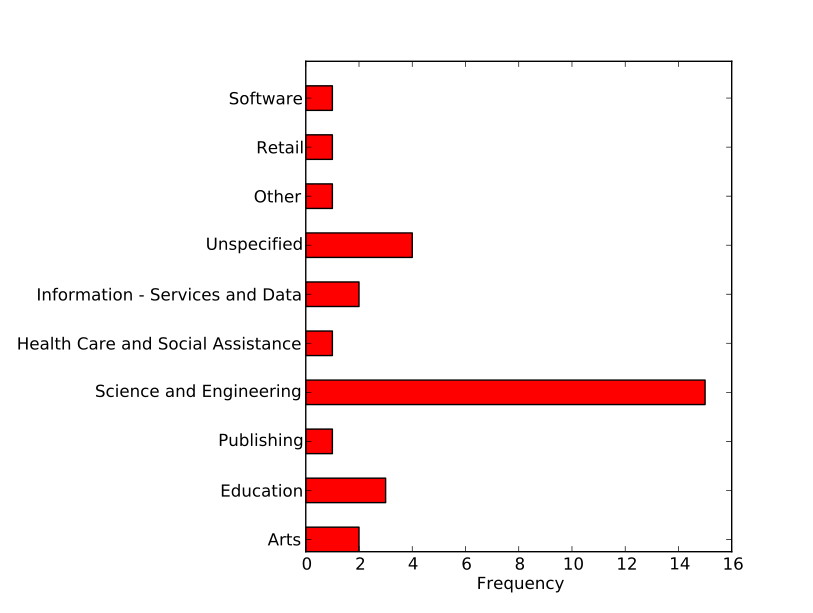

Source code (Python):
#!/usr/bin/env python
import numpy as np
import matplotlib.pyplot as plt
import csv

data = csv.DictReader(open("annotator_demographics.csv"))
culture1 = [x['sector'] for x in data]
plt.subplot(111)

labels = set(culture1)
freq = [culture1.count(x) for x in labels]
N = len(labels)

ind = np.arange(N)  # the x locations for the groups
width = 0.5       # the width of the bars

rects1 = plt.barh(ind, freq, width,
                    color='r')

plt.xlabel('Frequency')
#plt.title('Self-reported Primary Work for Annotators')
plt.yticks(ind+width/2., list(labels) )

#plt.legend( (rects1[0], rects2[0]), ('Men', 'Women') )

#plt.ylim([0,150])

plt.show()
